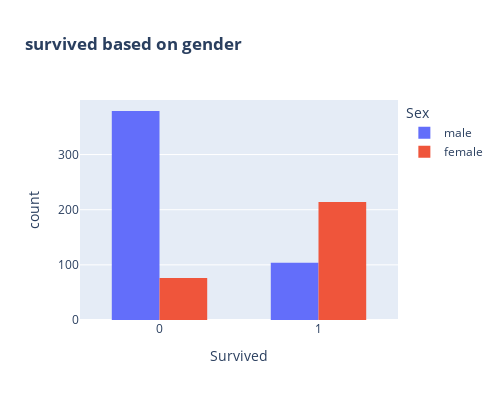

This figure's notebook cell:
### Code cell
fig=px.histogram(df,x='Survived',color='Sex',title='<b>survived based on gender</b>',barmode='group')
fig.update_layout(width=500,height=400,bargap=0.4)

### Figure 1 — Plotly figure (JSON) as saved in the notebook; plotly's stock layout.template omitted (floating-point values rounded to 4 significant figures; data arrays with more than 128 entries replaced by an {"elided": "..."} marker saying what was removed)
{"data": [{"alignmentgroup": "True", "bingroup": "x", "hovertemplate": "Sex=male<br>Survived=%{x}<br>count=%{y}<extra></extra>", "legendgroup": "male", "marker": {"color": "#636efa", "pattern": {"shape": ""}}, "name": "male", "offsetgroup": "male", "orientation": "v", "showlegend": true, "type": "histogram", "x": {"elided": "483 int values"}, "xaxis": "x", "yaxis": "y"}, {"alignmentgroup": "True", "bingroup": "x", "hovertemplate": "Sex=female<br>Survived=%{x}<br>count=%{y}<extra></extra>", "legendgroup": "female", "marker": {"color": "#EF553B", "pattern": {"shape": ""}}, "name": "female", "offsetgroup": "female", "orientation": "v", "showlegend": true, "type": "histogram", "x": {"elided": "290 int values"}, "xaxis": "x", "yaxis": "y"}], "layout": {"bargap": 0.4, "barmode": "group", "height": 400, "legend": {"title": {"text": "Sex"}, "tracegroupgap": 0}, "title": {"text": "<b>survived based on gender</b>"}, "width": 500, "xaxis": {"anchor": "y", "domain": [0, 1], "title": {"text": "Survived"}}, "yaxis": {"anchor": "x", "domain": [0, 1], "title": {"text": "count"}}}}
